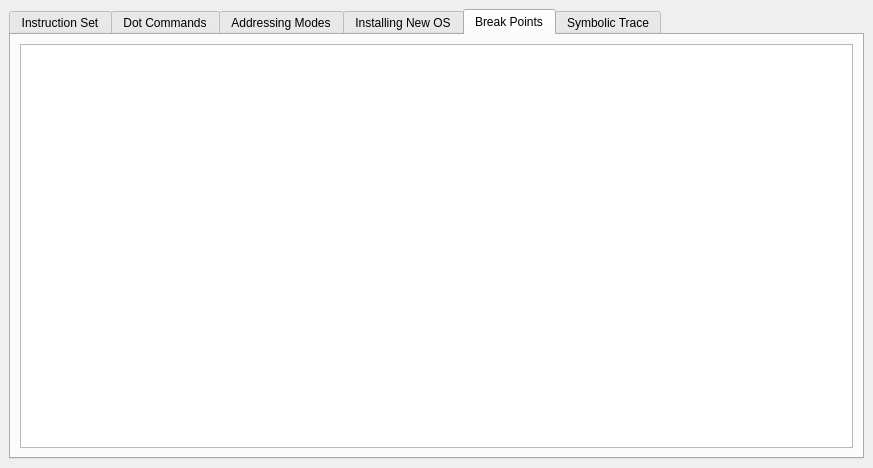
<ui version="4.0" >
 <class>HelpMenuDialog</class>
 <widget class="QDialog" name="HelpMenuDialog" >
  <property name="geometry" >
   <rect>
    <x>0</x>
    <y>0</y>
    <width>873</width>
    <height>468</height>
   </rect>
  </property>
  <property name="minimumSize" >
   <size>
    <width>128</width>
    <height>128</height>
   </size>
  </property>
  <property name="windowTitle" >
   <string>Help Menu</string>
  </property>
  <layout class="QVBoxLayout" >
   <property name="margin" >
    <number>9</number>
   </property>
   <property name="spacing" >
    <number>6</number>
   </property>
   <item>
    <layout class="QVBoxLayout" >
     <property name="margin" >
      <number>0</number>
     </property>
     <property name="spacing" >
      <number>6</number>
     </property>
    </layout>
   </item>
   <item>
    <widget class="QTabWidget" name="helpMenuTab" >
     <property name="minimumSize" >
      <size>
       <width>0</width>
       <height>0</height>
      </size>
     </property>
     <property name="currentIndex" >
      <number>4</number>
     </property>
     <widget class="QWidget" name="instructionSetTab" >
      <attribute name="title" >
       <string>Instruction Set</string>
      </attribute>
      <layout class="QGridLayout" >
       <property name="margin" >
        <number>9</number>
       </property>
       <property name="spacing" >
        <number>6</number>
       </property>
       <item row="1" column="0" >
        <widget class="QTextBrowser" name="instructionSetTextBrowser" >
         <property name="minimumSize" >
          <size>
           <width>0</width>
           <height>0</height>
          </size>
         </property>
         <property name="font" >
          <font>
           <family>Courier</family>
           <pointsize>10</pointsize>
           <weight>50</weight>
           <italic>false</italic>
           <bold>false</bold>
           <underline>false</underline>
           <strikeout>false</strikeout>
          </font>
         </property>
        </widget>
       </item>
      </layout>
     </widget>
     <widget class="QWidget" name="dotCommandsTab" >
      <attribute name="title" >
       <string>Dot Commands</string>
      </attribute>
      <layout class="QGridLayout" >
       <property name="margin" >
        <number>9</number>
       </property>
       <property name="spacing" >
        <number>6</number>
       </property>
       <item row="0" column="0" >
        <widget class="QTextBrowser" name="dotCommandsTextBrowser" >
         <property name="minimumSize" >
          <size>
           <width>0</width>
           <height>0</height>
          </size>
         </property>
         <property name="font" >
          <font>
           <family>Courier</family>
           <pointsize>10</pointsize>
           <weight>50</weight>
           <italic>false</italic>
           <bold>false</bold>
           <underline>false</underline>
           <strikeout>false</strikeout>
          </font>
         </property>
         <property name="html" >
          <string>&lt;html>&lt;head>&lt;meta name="qrichtext" content="1" />&lt;style type="text/css">
p, li { white-space: pre-wrap; }
&lt;/style>&lt;/head>&lt;body style=" font-family:'Courier'; font-size:10pt; font-weight:400; font-style:normal; text-decoration:none;">
&lt;p style="-qt-paragraph-type:empty; margin-top:0px; margin-bottom:0px; margin-left:0px; margin-right:0px; -qt-block-indent:0; text-indent:0px; font-size:8pt;">&lt;/p>&lt;/body>&lt;/html></string>
         </property>
        </widget>
       </item>
      </layout>
     </widget>
     <widget class="QWidget" name="addressingModesTab" >
      <attribute name="title" >
       <string>Addressing Modes</string>
      </attribute>
      <layout class="QVBoxLayout" >
       <property name="margin" >
        <number>9</number>
       </property>
       <property name="spacing" >
        <number>6</number>
       </property>
       <item>
        <widget class="QTextBrowser" name="addressingModesTextBrowser" >
         <property name="minimumSize" >
          <size>
           <width>0</width>
           <height>0</height>
          </size>
         </property>
         <property name="font" >
          <font>
           <family>Courier</family>
           <pointsize>10</pointsize>
           <weight>50</weight>
           <italic>false</italic>
           <bold>false</bold>
           <underline>false</underline>
           <strikeout>false</strikeout>
          </font>
         </property>
         <property name="html" >
          <string>&lt;html>&lt;head>&lt;meta name="qrichtext" content="1" />&lt;style type="text/css">
p, li { white-space: pre-wrap; }
&lt;/style>&lt;/head>&lt;body style=" font-family:'Courier'; font-size:10pt; font-weight:400; font-style:normal; text-decoration:none;">
&lt;p style="-qt-paragraph-type:empty; margin-top:0px; margin-bottom:0px; margin-left:0px; margin-right:0px; -qt-block-indent:0; text-indent:0px; font-family:'Lucida Grande'; font-size:13pt;">&lt;/p>&lt;/body>&lt;/html></string>
         </property>
        </widget>
       </item>
      </layout>
     </widget>
     <widget class="QWidget" name="installingNewOSTab" >
      <attribute name="title" >
       <string>Installing New OS</string>
      </attribute>
      <layout class="QGridLayout" >
       <property name="margin" >
        <number>9</number>
       </property>
       <property name="spacing" >
        <number>6</number>
       </property>
       <item row="0" column="0" >
        <widget class="QTextBrowser" name="installingNewOSTextBrowser" >
         <property name="minimumSize" >
          <size>
           <width>0</width>
           <height>0</height>
          </size>
         </property>
         <property name="font" >
          <font>
           <family>Courier</family>
           <pointsize>8</pointsize>
           <weight>50</weight>
           <italic>false</italic>
           <bold>false</bold>
           <underline>false</underline>
           <strikeout>false</strikeout>
          </font>
         </property>
         <property name="html" >
          <string>&lt;html>&lt;head>&lt;meta name="qrichtext" content="1" />&lt;style type="text/css">
p, li { white-space: pre-wrap; }
&lt;/style>&lt;/head>&lt;body style=" font-family:'Courier'; font-size:8pt; font-weight:400; font-style:normal; text-decoration:none;">
&lt;p style="-qt-paragraph-type:empty; margin-top:12px; margin-bottom:12px; margin-left:0px; margin-right:0px; -qt-block-indent:0; text-indent:0px; font-family:'Lucida Grande'; font-size:13pt;">&lt;/p>&lt;/body>&lt;/html></string>
         </property>
        </widget>
       </item>
      </layout>
     </widget>
     <widget class="QWidget" name="breakPointsTab" >
      <property name="accessibleName" >
       <string/>
      </property>
      <attribute name="title" >
       <string>Break Points</string>
      </attribute>
      <layout class="QVBoxLayout" >
       <property name="margin" >
        <number>9</number>
       </property>
       <property name="spacing" >
        <number>6</number>
       </property>
       <item>
        <widget class="QTextBrowser" name="breakPointsTextBrowser" >
         <property name="minimumSize" >
          <size>
           <width>0</width>
           <height>0</height>
          </size>
         </property>
         <property name="font" >
          <font>
           <family>Courier</family>
           <pointsize>8</pointsize>
           <weight>50</weight>
           <italic>false</italic>
           <bold>false</bold>
           <underline>false</underline>
           <strikeout>false</strikeout>
          </font>
         </property>
         <property name="html" >
          <string>&lt;html>&lt;head>&lt;meta name="qrichtext" content="1" />&lt;style type="text/css">
p, li { white-space: pre-wrap; }
&lt;/style>&lt;/head>&lt;body style=" font-family:'Courier'; font-size:8pt; font-weight:400; font-style:normal; text-decoration:none;">
&lt;p style="-qt-paragraph-type:empty; margin-top:12px; margin-bottom:12px; margin-left:0px; margin-right:0px; -qt-block-indent:0; text-indent:0px; font-family:'Lucida Grande'; font-size:13pt;">&lt;/p>&lt;/body>&lt;/html></string>
         </property>
        </widget>
       </item>
      </layout>
     </widget>
     <widget class="QWidget" name="symbolicTraceTab" >
      <attribute name="title" >
       <string>Symbolic Trace</string>
      </attribute>
      <layout class="QVBoxLayout" >
       <property name="margin" >
        <number>9</number>
       </property>
       <property name="spacing" >
        <number>6</number>
       </property>
       <item>
        <widget class="QTextBrowser" name="symbolicTraceTextBrowser" >
         <property name="minimumSize" >
          <size>
           <width>0</width>
           <height>0</height>
          </size>
         </property>
         <property name="font" >
          <font>
           <family>Courier</family>
           <pointsize>8</pointsize>
           <weight>50</weight>
           <italic>false</italic>
           <bold>false</bold>
           <underline>false</underline>
           <strikeout>false</strikeout>
          </font>
         </property>
         <property name="html" >
          <string>&lt;html>&lt;head>&lt;meta name="qrichtext" content="1" />&lt;style type="text/css">
p, li { white-space: pre-wrap; }
&lt;/style>&lt;/head>&lt;body style=" font-family:'Courier'; font-size:8pt; font-weight:400; font-style:normal; text-decoration:none;">
&lt;p style="-qt-paragraph-type:empty; margin-top:12px; margin-bottom:12px; margin-left:0px; margin-right:0px; -qt-block-indent:0; text-indent:0px; font-family:'Lucida Grande'; font-size:13pt;">&lt;/p>&lt;/body>&lt;/html></string>
         </property>
        </widget>
       </item>
      </layout>
     </widget>
    </widget>
   </item>
  </layout>
 </widget>
 <resources/>
 <connections/>
</ui>
